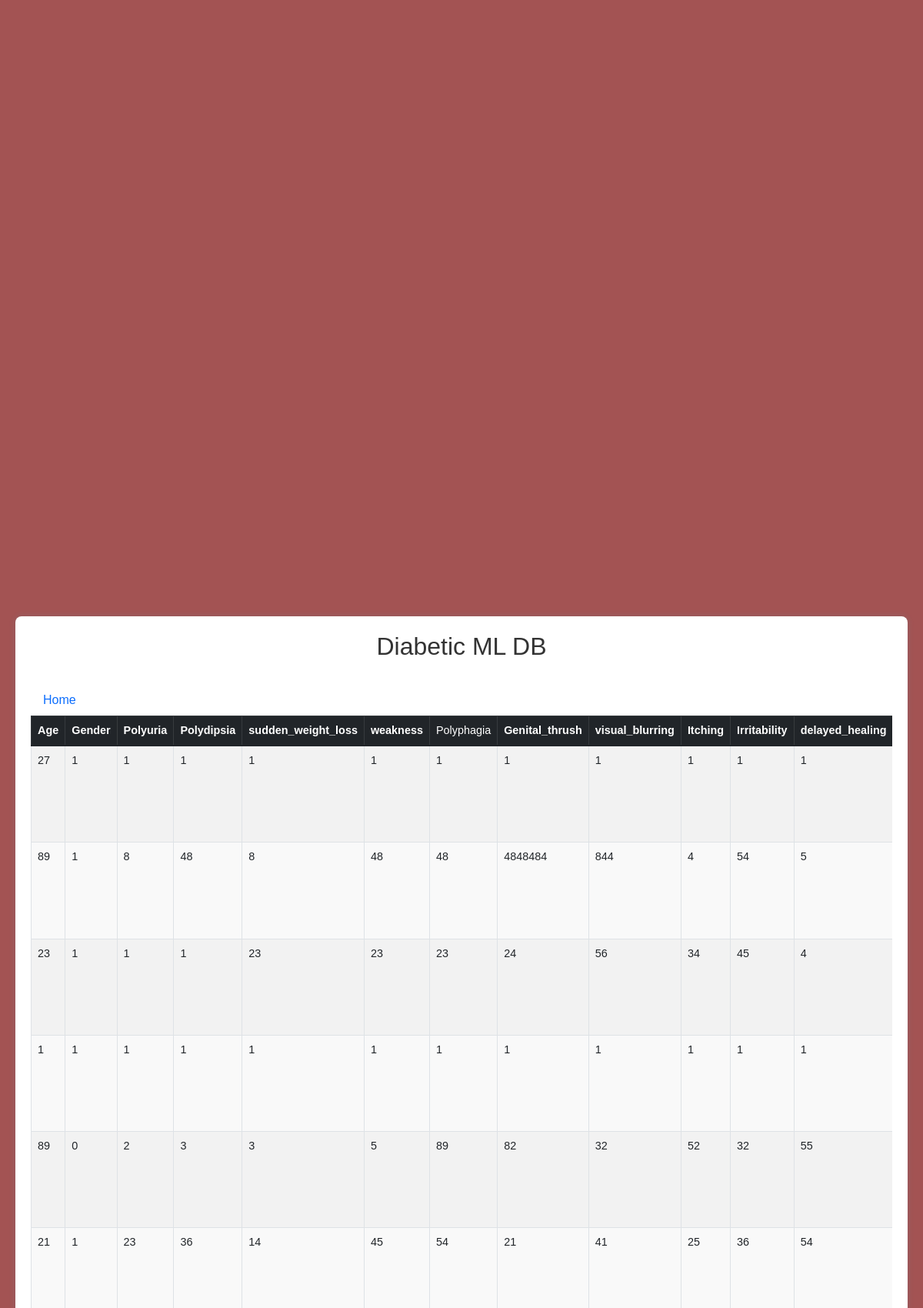
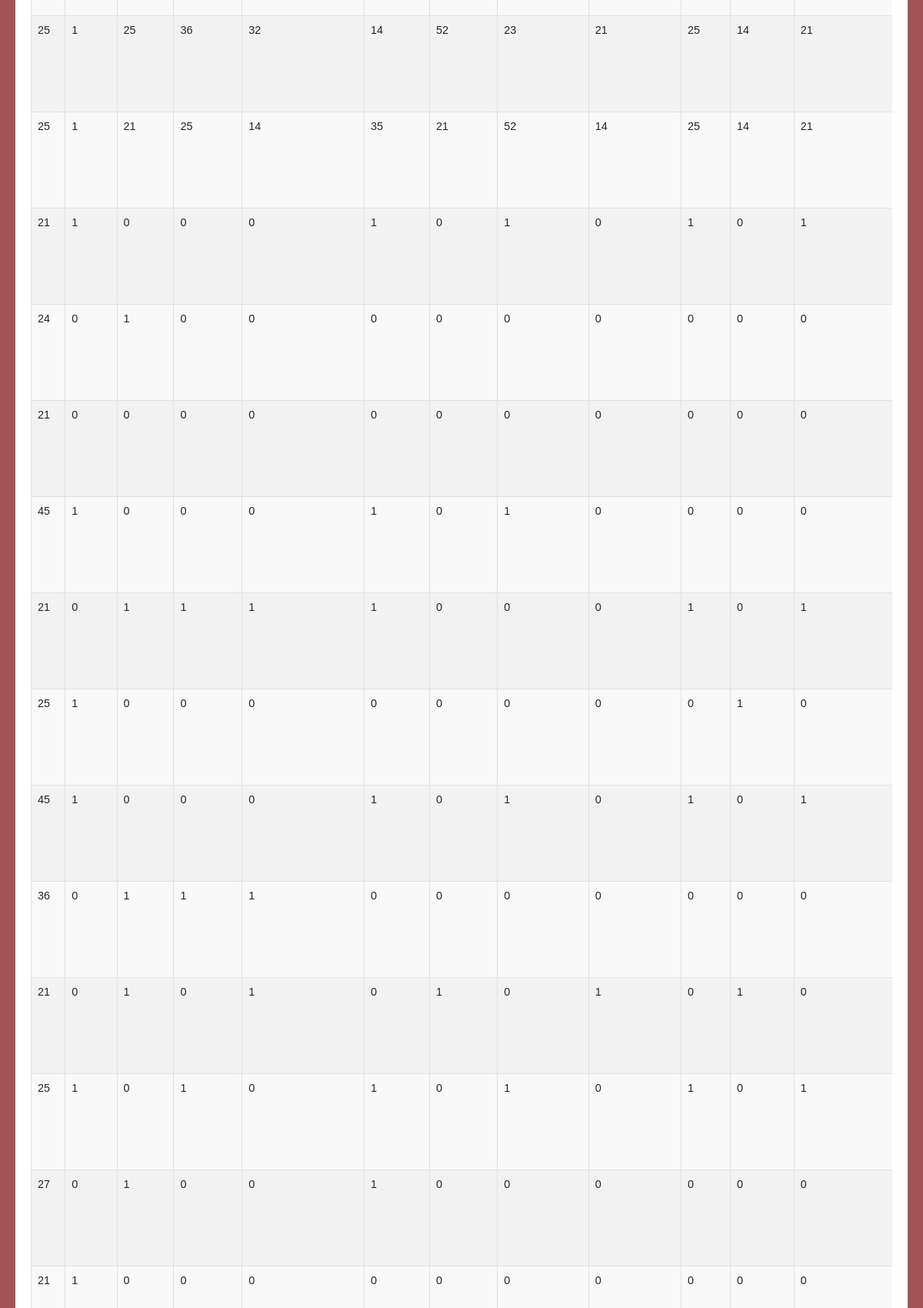
The page /ML_DB/ (upper part) on the database its author committed (2 pictures, top to bottom).
### App/models.py (models this page shows, shortened)
class DiabetesAssessment(models.Model):
    Age = models.IntegerField()
    Gender = models.IntegerField()  # Adjust the max_length if needed
    Polyuria = models.CharField(max_length=10)  # Adjust the max_length if needed
    Polydipsia = models.CharField(max_length=10)  # Adjust the max_length if needed
    sudden_weight_loss = models.CharField(max_length=10)  # Adjust the max_length if needed
    weakness = models.CharField(max_length=10)  # Adjust the max_length if needed
    Polyphagia = models.CharField(max_length=10)  # Adjust the max_length if needed
    Genital_thrush = models.CharField(max_length=10)  # Adjust the max_length if needed
    visual_blurring = models.CharField(max_length=10)  # Adjust the max_length if needed
    Itching = models.CharField(max_length=10)  # Adjust the max_length if needed
    Irritability = models.CharField(max_length=10)  # Adjust the max_length if needed
    delayed_healing = models.CharField(max_length=10)  # Adjust the max_length if needed
    partial_paresis = models.CharField(max_length=10)  # Adjust the max_length if needed
    muscle_stiffness = models.CharField(max_length=10)  # Adjust the max_length if needed
    Alopecia = models.CharField(max_length=10)  # Adjust the max_length if needed
    Obesity = models.CharField(max_length=10)
    label = models.CharField(max_length=100, blank=True, null=True)  # This output

### App/views.py (the view)
# urls.py: path('ML_DB/',views.ML_DB,name='ML_DB'),
def ML_DB(request):
    predictions = DiabetesAssessment.objects.all()
    return render(request, 'App/ML_DB.html', {'predictions':predictions })

### App/templates/app/ML_DB.html (shortened to what this page needs)
<!DOCTYPE html>
<html lang="en">
<head>
    <link href="https://cdn.jsdelivr.net/npm/bootstrap@5.1.3/dist/css/bootstrap.min.css" rel="stylesheet">
</head>
<body>
    <div class="container">
        <h1>Diabetic ML DB</h1>
        <div class="nav-item"><a href="/" class="nav-link">Home</a></div>
        <div class="table-responsive">
            <table class="table table-striped table-bordered">
                <thead class="table-dark">
                    <tr>
                        <th>Age</th>
                        <th>Gender</th>
                        <th>Polyuria</th>
                        <th>Polydipsia</th>
                        <th>sudden_weight_loss</th>
                        <th>weakness</th>
                        <td>Polyphagia</td>
                        <th>Genital_thrush</th>
                        <th>visual_blurring</th>
                        <th>Itching</th>
                        <th>Irritability</th>
                        <th>delayed_healing</th>
                    </tr>
                </thead>
                <tbody>
                    {% for prediction in predictions %}
                        <tr>
                            <td>{{ prediction.Age }}</td>
                            <td>{{ prediction.Gender }}</td>
                            <td>{{ prediction.Polyuria }}</td>
                            <td>{{ prediction.Polydipsia }}</td>
                            <td>{{ prediction.sudden_weight_loss }}</td>
                            <td>{{ prediction.weakness }}</td>
                            <td>{{ prediction.Polyphagia }}</td>
                            <td>{{ prediction.Genital_thrush }}</td>
                            <td>{{ prediction.visual_blurring }}</td>
                            <td>{{ prediction.Itching }}</td>
                            <td>{{ prediction.Irritability }}</td>
                            <td>{{ prediction.delayed_healing }}</td>
                        </tr>
                    {% endfor %}
                </tbody>
            </table>
        </div>
    </div>
</body>
</html>

### App/templates/app/ML_DB.html (style rules this page uses)
body { font-family: Arial, sans-serif; background-color: #a35353; margin: 0; padding: 20px; display: flex; justify-content: center; align-items: center; height: 100vh; }
.container { max-width: 1200px; margin: auto; background-color: #fff; padding: 20px; box-shadow: 0 0 10px rgba(0, 192, 240, 0.1); border-radius: 8px; }
h1 { text-align: center; color: #333; margin-bottom: 30px; font-size: 2em; }
table { width: 100%; border-collapse: collapse; font-size: 0.9em; }
th, td { padding: 12px 15px; text-align: left; border-bottom: 1px solid #ddd; }
th { background-color: #f2f2f2; color: #ffffff; font-weight: bold; }
tr:nth-child(even) { background-color: #f9f9f9; }
.table-responsive { max-height: 60vh; overflow-y: auto; }

### rows shown on the page
DiabetesAssessment: Age "27", Gender "1", Polyuria "1", Polydipsia "1", sudden_weight_loss "1", weakness "1", Polyphagia "1", Genital_thrush "1", visual_blurring "1", Itching "1", Irritability "1", delayed_healing "1"
DiabetesAssessment: Age "89", Gender "1", Polyuria "8", Polydipsia "48", sudden_weight_loss "8", weakness "48", Polyphagia "48", Genital_thrush "4848484", visual_blurring "844", Itching "4", Irritability "54", delayed_healing "5"
DiabetesAssessment: Age "23", Gender "1", Polyuria "1", Polydipsia "1", sudden_weight_loss "23", weakness "23", Polyphagia "23", Genital_thrush "24", visual_blurring "56", Itching "34", Irritability "45", delayed_healing "4"
DiabetesAssessment: Age "1", Gender "1", Polyuria "1", Polydipsia "1", sudden_weight_loss "1", weakness "1", Polyphagia "1", Genital_thrush "1", visual_blurring "1", Itching "1", Irritability "1", delayed_healing "1"
DiabetesAssessment: Age "89", Gender "0", Polyuria "2", Polydipsia "3", sudden_weight_loss "3", weakness "5", Polyphagia "89", Genital_thrush "82", visual_blurring "32", Itching "52", Irritability "32", delayed_healing "55"
DiabetesAssessment: Age "21", Gender "1", Polyuria "23", Polydipsia "36", sudden_weight_loss "14", weakness "45", Polyphagia "54", Genital_thrush "21", visual_blurring "41", Itching "25", Irritability "36", delayed_healing "54"
DiabetesAssessment: Age "25", Gender "1", Polyuria "25", Polydipsia "36", sudden_weight_loss "32", weakness "14", Polyphagia "52", Genital_thrush "23", visual_blurring "21", Itching "25", Irritability "14", delayed_healing "21"
DiabetesAssessment: Age "25", Gender "1", Polyuria "21", Polydipsia "25", sudden_weight_loss "14", weakness "35", Polyphagia "21", Genital_thrush "52", visual_blurring "14", Itching "25", Irritability "14", delayed_healing "21"
DiabetesAssessment: Age "21", Gender "1", Polyuria "0", Polydipsia "0", sudden_weight_loss "0", weakness "1", Polyphagia "0", Genital_thrush "1", visual_blurring "0", Itching "1", Irritability "0", delayed_healing "1"
DiabetesAssessment: Age "24", Gender "0", Polyuria "1", Polydipsia "0", sudden_weight_loss "0", weakness "0", Polyphagia "0", Genital_thrush "0", visual_blurring "0", Itching "0", Irritability "0", delayed_healing "0"
DiabetesAssessment: Age "21", Gender "0", Polyuria "0", Polydipsia "0", sudden_weight_loss "0", weakness "0", Polyphagia "0", Genital_thrush "0", visual_blurring "0", Itching "0", Irritability "0", delayed_healing "0"
DiabetesAssessment: Age "45", Gender "1", Polyuria "0", Polydipsia "0", sudden_weight_loss "0", weakness "1", Polyphagia "0", Genital_thrush "1", visual_blurring "0", Itching "0", Irritability "0", delayed_healing "0"
DiabetesAssessment: Age "21", Gender "0", Polyuria "1", Polydipsia "1", sudden_weight_loss "1", weakness "1", Polyphagia "0", Genital_thrush "0", visual_blurring "0", Itching "1", Irritability "0", delayed_healing "1"
DiabetesAssessment: Age "25", Gender "1", Polyuria "0", Polydipsia "0", sudden_weight_loss "0", weakness "0", Polyphagia "0", Genital_thrush "0", visual_blurring "0", Itching "0", Irritability "1", delayed_healing "0"
DiabetesAssessment: Age "45", Gender "1", Polyuria "0", Polydipsia "0", sudden_weight_loss "0", weakness "1", Polyphagia "0", Genital_thrush "1", visual_blurring "0", Itching "1", Irritability "0", delayed_healing "1"
DiabetesAssessment: Age "36", Gender "0", Polyuria "1", Polydipsia "1", sudden_weight_loss "1", weakness "0", Polyphagia "0", Genital_thrush "0", visual_blurring "0", Itching "0", Irritability "0", delayed_healing "0"
DiabetesAssessment: Age "21", Gender "0", Polyuria "1", Polydipsia "0", sudden_weight_loss "1", weakness "0", Polyphagia "1", Genital_thrush "0", visual_blurring "1", Itching "0", Irritability "1", delayed_healing "0"
DiabetesAssessment: Age "25", Gender "1", Polyuria "0", Polydipsia "1", sudden_weight_loss "0", weakness "1", Polyphagia "0", Genital_thrush "1", visual_blurring "0", Itching "1", Irritability "0", delayed_healing "1"
DiabetesAssessment: Age "27", Gender "0", Polyuria "1", Polydipsia "0", sudden_weight_loss "0", weakness "1", Polyphagia "0", Genital_thrush "0", visual_blurring "0", Itching "0", Irritability "0", delayed_healing "0"
DiabetesAssessment: Age "21", Gender "1", Polyuria "0", Polydipsia "0", sudden_weight_loss "0", weakness "0", Polyphagia "0", Genital_thrush "0", visual_blurring "0", Itching "0", Irritability "0", delayed_healing "0"
